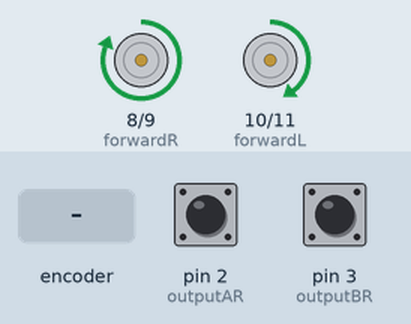
The sketch below on a simulated Arduino Uno, built with avr-gcc and run on an emulated ATmega328P. Parts: motor-driver pin pairs drawn as motors (green arrow = first pin HIGH = forward, orange = second pin HIGH = backward, longer = more drive). The test bench sets the inputs (shaded band); at power-on: pin 2 (outputAR) HIGH, pin 3 (outputBR) HIGH. What the sketch prints to the serial monitor is not drawn.

Above: at 1.2 s.
1.3 s: rotary encoder on pin 2 (outputAR) / pin 3 (outputBR) turned 2 steps (second pin leading)
4.7 s: rotary encoder on pin 2 (outputAR) / pin 3 (outputBR) turned 1 step (first pin leading)
7.9 s: rotary encoder on pin 2 (outputAR) / pin 3 (outputBR) turned 3 steps (first pin leading)
At 13.91 s:
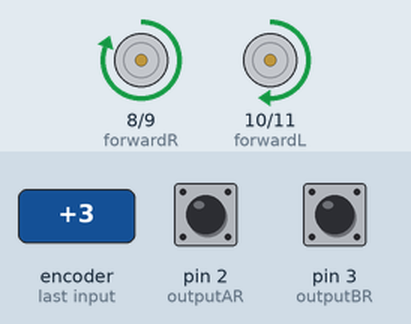
At 36.97 s:
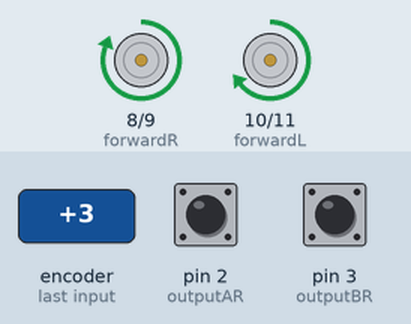
Timing chart, 0 to 38.6 s (numbered marks = the images above; inputs shaded):
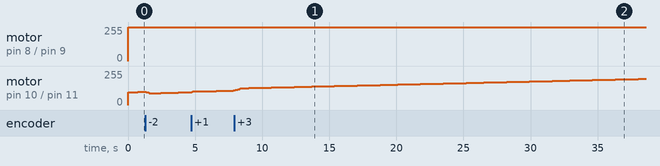

The sketch:

Test_38_PID_Classic_PVO_CalVMet3_PR_mmps_echt_ODOM.ino
```cpp
#include <SimpleTimer.h>
#include <util/atomic.h>

//Variables temps
volatile double n = 0;
volatile double Te =15/1.0e3;
volatile double t0R=0, t0L=0,t0Rmarche=0,t0Lmarche=0,t0Rarret=0,t0Larret=0,t=0, dtRarret=0, dtLarret=0;
SimpleTimer timer;

//Variables stop
volatile boolean stopR = true, stopL = true;

//Variables encodeurs
#define outputAR 2
#define outputBR 3
#define outputAL 18
#define outputBL 19
volatile double xcmd=0;
volatile double ycmd=0;
volatile double anglecmd=0;
volatile double Oact = 0;
volatile double Oint = 0;
volatile double Rdist = 0;
volatile double Ldist = 0;
volatile double dist = 0;
volatile double dx = 0;
volatile double dy = 0;
volatile double x = 0;
volatile double y = 0;
volatile double Rdisti = 0;
volatile double Ldisti = 0;
volatile double prevRdist = 0;
volatile double prevLdist = 0;
volatile double prevRdisti = 0;
volatile double prevLdisti = 0;
volatile double prevdist = 0;
volatile double distUnitR = (double)PI * 40 / 600;
volatile double distUnitL = (double)PI * 40 / 1024;

//Variables moteurs
#define forwardR 8
#define backwardR 9
#define forwardL 10
#define backwardL 11
volatile double pwmRcmd = 0;
volatile double pwmLcmd = 0;
volatile double pwmOcmd = 0;
volatile double vitesseLact = 0;
volatile double vitesseRact = 0;
volatile double vitesseOact = 0;
volatile double vitesseact = 0;
volatile double vitesseLactFilter = 0;
volatile double vitesseRactFilter = 0;
volatile double prevVRact = 0;
volatile double prevVLact = 0;
volatile double prevRact = 0;
volatile double prevLact = 0;


//Variables erreurs/commandes PIDposition
volatile double Rdistacc = 0;
volatile double Ldistacc = 0;
volatile double Rdistdec = 0;
volatile double Ldistdec = 0;

volatile double Rcmd = 0;
volatile double Lcmd = 0;
volatile double Ocmd = 0;
volatile double cmd = 0;
volatile double Rerror = 0;
volatile double Lerror = 0;
volatile double sommeRerror = 0;
volatile double sommeLerror = 0;
volatile double prevRerror = 0;
volatile double prevLerror = 0;

//Variables erreurs/commandes PIDvitesse
volatile double PIDVR = 0;
volatile double PIDVL = 0;
volatile double vitesseRcmd = 0;
volatile double vitesseLcmd = 0;
volatile double prevvitesseRcmd = 0;
volatile double prevvitesseLcmd = 0;
volatile double vitesseOcmd = 0;
volatile double vitessecmd = 0;
volatile double VRerror = 0;
volatile double VLerror = 0;
volatile double prevVRerror = 0;
volatile double prevVLerror = 0;
volatile double sommeVRerror = 0;
volatile double sommeVLerror = 0;
volatile double dVRerror = 0;
volatile double dVLerror = 0;


//Variables PID orientation
volatile double pwmO = 0 ;
volatile double Oerror = 0;
volatile double prevOerror = 0;
volatile double sommeOerror = 0;
volatile double dOerror = 0;

bool inRange(volatile double val, volatile double minimum, volatile double maximum) {
  return ((minimum <= val) && (val <= maximum));
}
double sign (volatile double val){
  if (val>=0)
    return 1;
  else
    return -1;
}
//Encoder functions
void ISRtrackAR() {
  Rdisti += (digitalRead(outputBR) == LOW) ? distUnitR : -distUnitR;
}
void ISRtrackBR() {
  Rdisti += (digitalRead(outputAR) == LOW) ? -distUnitR : distUnitR;
}

void ISRtrackAL() {
  Ldisti += ((digitalRead(outputBL) == LOW)) ? distUnitL :  -distUnitL;
}

void ISRtrackBL() {
  Ldisti += ((digitalRead(outputAL) == LOW)) ? -distUnitL :  distUnitL;
}

//Motor functions
void motorR(volatile double vR) {
  if (vR > 0) {
    analogWrite(forwardR, vR);
    analogWrite(backwardR, 0);
  }
  else {
    analogWrite(forwardR, 0);
    analogWrite(backwardR, -vR);
  }
}
void motorL(volatile double vL) {
  if (vL > 0) {
    analogWrite(forwardL, vL);
    analogWrite(backwardL, 0);
  }
  else {
    analogWrite(forwardL, 0);
    analogWrite(backwardL, -vL);
  }
}
////////////////////////////////////////////////////////////////////////
// PID Position Parameters

#define kpR 1.9
#define kpL 1.9//  5.43

#define kdR 0
#define kdL 0

#define kiR 0
#define kiL 0

//PID vitesse Parameters

#define kpVR 21
#define kpVL 13.75 // 150

#define kdVR 11
#define kdVL 3.7

#define kiVR 0.012
#define kiVL 0.005065

//PID orientation Parameters

#define kpO 13// 3
#define kdO 0// 2.5
#define kiO 0

//Marges d'erreurs

#define margePVRerror 1
#define margeNVRerror -1
#define margePVLerror 1
#define margeNVLerror -1

#define margePRerror 10
#define margeNRerror -10
#define margePLerror 10
#define margeNLerror -10

#define margePOerror 10
#define margeNOerror -10

//Vitesses/Acc max min
#define pwmRcmdmax 220
#define pwmRcmdmin -80
#define pwmLcmdmax 220
#define pwmLcmdmin -80

#define vitesseRcmdmax 7    // mm/s
#define vitesseRcmdmin -7  // mm/s
#define vitesseLcmdmax 7   // mm/s
#define vitesseLcmdmin -7  // mm/s

#define ARcmdmax 3.7    // mm/s²
#define ARcmdmin -3.7    // mm/s²
#define ALcmdmax 3.7    // mm/s²
#define ALcmdmin -3.7    // mm/s²

//////////////////////////////////////////////////////
void PIDvitesseR() {
    vitesseRact = (double) (Rdist - prevRdist); // mm/s
//    vitesseRactFilter = 0.854 * vitesseRactFilter + 0.0728 * vitesseRact + 0.0728 * prevVRact;
//    vitesseRact = vitesseRactFilter;
    if (stopR && vitesseRact!=0 && t>=2){
        t0Rmarche=(double)(micros()/1.0e6);
        stopR=false;
    }
    if (vitesseRact==0)
        t0Rarret=t;
    if ((dtRarret=t-t0Rarret>=3)){
      stopR=true;
      t0Rarret=0;
    }
    prevRdist=Rdist;
    prevVRact = vitesseRact;
    prevVRerror=VRerror;
    VRerror=vitesseRcmd-vitesseRact;
    sommeVRerror += VRerror;
    prevVRerror = VRerror;
    PIDVR = (double) (kpVR * VRerror) + (kdVR * (VRerror - prevVRerror)) + kiVR * sommeVRerror;
    pwmRcmd = (pwmRcmd>pwmRcmdmax) ? pwmRcmdmax : PIDVR;
    pwmRcmd = (pwmRcmd<pwmRcmdmin) ? pwmRcmdmin : PIDVR;
}

void PIDvitesseL() {
    vitesseLact = (double) (Ldist - prevLdist); // mm/s
//    vitesseLactFilter = 0.854 * vitesseLactFilter + 0.0728 * vitesseLact + 0.0728 * prevVLact;
//    vitesseLact = vitesseLactFilter;
   if (stopL && vitesseLact!=0 && t>=2){
        t0Lmarche=(double)(micros()/1.0e6);
        stopL=false;
    }
    if (vitesseLact==0)
        t0Larret=t;
    if ((dtLarret=t-t0Larret>=3)){
      stopL=true;
      t0Larret=0;
    }
    prevLdist=Ldist;
    prevVLact = vitesseLact;
    prevVLerror=VLerror;
    VLerror=vitesseLcmd-vitesseLact;
    sommeVLerror += (double) VLerror;
    prevVLerror = VLerror;
    PIDVL = (double) (kpVL * VLerror) + (kdVL * (VLerror - prevVLerror)) + kiVL * sommeVLerror;
    pwmLcmd = (pwmLcmd>pwmLcmdmax) ? pwmLcmdmax : PIDVL;
    pwmLcmd = (pwmLcmd<pwmLcmdmin) ? pwmLcmdmin : PIDVL;
}

void PIDorientation() {
  Oerror = -Ocmd + Oact;
  sommeOerror += (double) Oerror;
  prevOerror = Oerror;
  pwmOcmd = (double) (kpO * Oerror) + (kdO * (Oerror - prevOerror)) + kiO * sommeOerror;
  if (Ocmd>=0){
    pwmRcmd -= pwmOcmd;
    pwmLcmd += pwmOcmd;
  }
  else{
    pwmRcmd += pwmOcmd;
    pwmLcmd -= pwmOcmd;
  }
  pwmRcmd = (pwmRcmd<pwmRcmdmin) ? pwmRcmdmin : pwmRcmd;
  pwmRcmd = (pwmRcmd>pwmRcmdmax) ? pwmRcmdmax : pwmRcmd;
  pwmLcmd = (pwmLcmd<pwmLcmdmin) ? pwmLcmdmin : pwmLcmd;
  pwmLcmd = (pwmLcmd>pwmLcmdmax) ? pwmLcmdmax : pwmLcmd;
}

void PIDposition() {
    ATOMIC_BLOCK(ATOMIC_RESTORESTATE) {
      Rdist = Rdisti;
      Ldist = Ldisti;
    }
    t=(double)(micros()/1.0e6);
//PID Position Right
    prevvitesseRcmd=vitesseRcmd;
    prevRerror=Rerror;
    Rerror = Rcmd - Rdist;
    sommeRerror+=Rerror;
    vitesseRcmd=(double) (kpR*Rerror) + (kdR*(Rerror-prevRerror)) + (kiR*sommeRerror);
    vitesseRcmd=(vitesseRcmd>vitesseRcmdmax) ? vitesseRcmdmax : vitesseRcmd;
    vitesseRcmd=(vitesseRcmd<vitesseRcmdmin) ? vitesseRcmdmin : vitesseRcmd;
    vitesseRcmd=(vitesseRcmd-prevvitesseRcmd>ARcmdmax) ? prevvitesseRcmd+ARcmdmax : vitesseRcmd;
    vitesseRcmd=(vitesseRcmd-prevvitesseRcmd<ARcmdmin) ? prevvitesseRcmd+ARcmdmin : vitesseRcmd;
    PIDvitesseR();
//PID Position Left
    prevvitesseLcmd=vitesseLcmd;
    prevLerror=Lerror;
    Lerror = Lcmd - Ldist;
    sommeLerror+=Rerror;
    vitesseLcmd=(double) (kpL*Lerror) + (kdL*(Lerror-prevLerror)) + (kiL*sommeLerror);
    vitesseLcmd=(vitesseLcmd>vitesseLcmdmax) ? vitesseLcmdmax : vitesseLcmd;
    vitesseLcmd=(vitesseLcmd<vitesseLcmdmin) ? vitesseLcmdmin : vitesseLcmd;
    vitesseLcmd=(vitesseLcmd-prevvitesseLcmd>ALcmdmax) ? prevvitesseLcmd+ALcmdmax : vitesseLcmd;
    vitesseLcmd=(vitesseLcmd-prevvitesseLcmd<ALcmdmin) ? prevvitesseLcmd+ALcmdmin : vitesseLcmd;
    PIDvitesseL();
//Odométrie
    dist=(double) ((Rdist+Ldist)/2);
    Oact= Oint+(double) (Rdist-Ldist);
    vitesseact=dist-prevdist;
    prevdist=dist;
    dx=-vitesseact*sin(Oact);
    dy=vitesseact*cos(Oact);
    x+=dx;
    y+=dy;
    PIDorientation();
//    Rcmd+=-sign(Rdist-prevRdist)*sqrt(dx*dx+dy*dy);
//    Lcmd+=-sign(Ldist-prevLdist)*sqrt(dx*dx+dy*dy);
}
void moveto(volatile double xconsigne,volatile double yconsigne,volatile double Oconsigne){
  xcmd=xconsigne;
  ycmd=yconsigne;
  Ocmd+=Oconsigne;
  if (xcmd>=0 && ycmd>=0){
    Rcmd=sqrt(xcmd*xcmd+ycmd*ycmd);
    Lcmd=sqrt(xcmd*xcmd+ycmd*ycmd);
  }
  else if (xcmd<0 && ycmd<0){
    Rcmd=-sqrt(xcmd*xcmd+ycmd*ycmd);
    Lcmd=-sqrt(xcmd*xcmd+ycmd*ycmd);
  }
}
void Go() {
  PIDposition();
  motorR(pwmRcmd);
  motorL(pwmLcmd);
}
void setup() {
  Serial.begin(115200);

  //Command Encoders
  pinMode(outputAR, INPUT_PULLUP);
  pinMode(outputBR, INPUT_PULLUP);
  pinMode(outputAL, INPUT_PULLUP);
  pinMode(outputBL, INPUT_PULLUP);

  attachInterrupt(digitalPinToInterrupt(outputAR), ISRtrackAR, RISING);
  attachInterrupt(digitalPinToInterrupt(outputAL), ISRtrackAL, RISING);
  attachInterrupt(digitalPinToInterrupt(outputBR), ISRtrackBR, RISING);
  attachInterrupt(digitalPinToInterrupt(outputBL), ISRtrackBL, RISING);


  //Command Motors
  pinMode(forwardR, OUTPUT);
  pinMode(backwardR, OUTPUT);
  pinMode(forwardL, OUTPUT);
  pinMode(backwardL, OUTPUT);

  if (n==0){
    moveto(0,100,0);
   if (!stopR && !stopL)
      n++;
  }
  if (stopR && stopL && n==1 && t>1){
    moveto(0,0,Oact+190*PI);
   if (!stopR && !stopL)
      n++;
  }
  if (stopR && stopL && n==2 && t>1){
    moveto(0,100,0);
   if (!stopR && !stopL)
      n++;
  }

  timer.setInterval(Te,Go);
}
void loop() {
  timer.run();
  Serial.print("Lerror= ");
  Serial.print(Lerror);
  Serial.print(" Lcmd= ");
  Serial.print(Lcmd);
  Serial.print(" vitesseLact= ");
  Serial.print(vitesseLact);
  Serial.print(" vitesseLcmd= ");
  Serial.print(vitesseLcmd);
  Serial.print(" VLerror= ");
  Serial.print(VLerror);
  Serial.print("\t\tRerror= ");
  Serial.print(Rerror);
  Serial.print(" Rcmd= ");
  Serial.print(Rcmd);
  Serial.print(" vitesseRact= ");
  Serial.print(vitesseRact);
  Serial.print(" vitesseRcmd= ");
  Serial.print(vitesseRcmd);
  Serial.print(" VRerror= ");
  Serial.print(VRerror);
  Serial.print(" Oerror= ");
  Serial.print(Oerror);
  Serial.print(" n= ");
  Serial.println(n);
}
```
